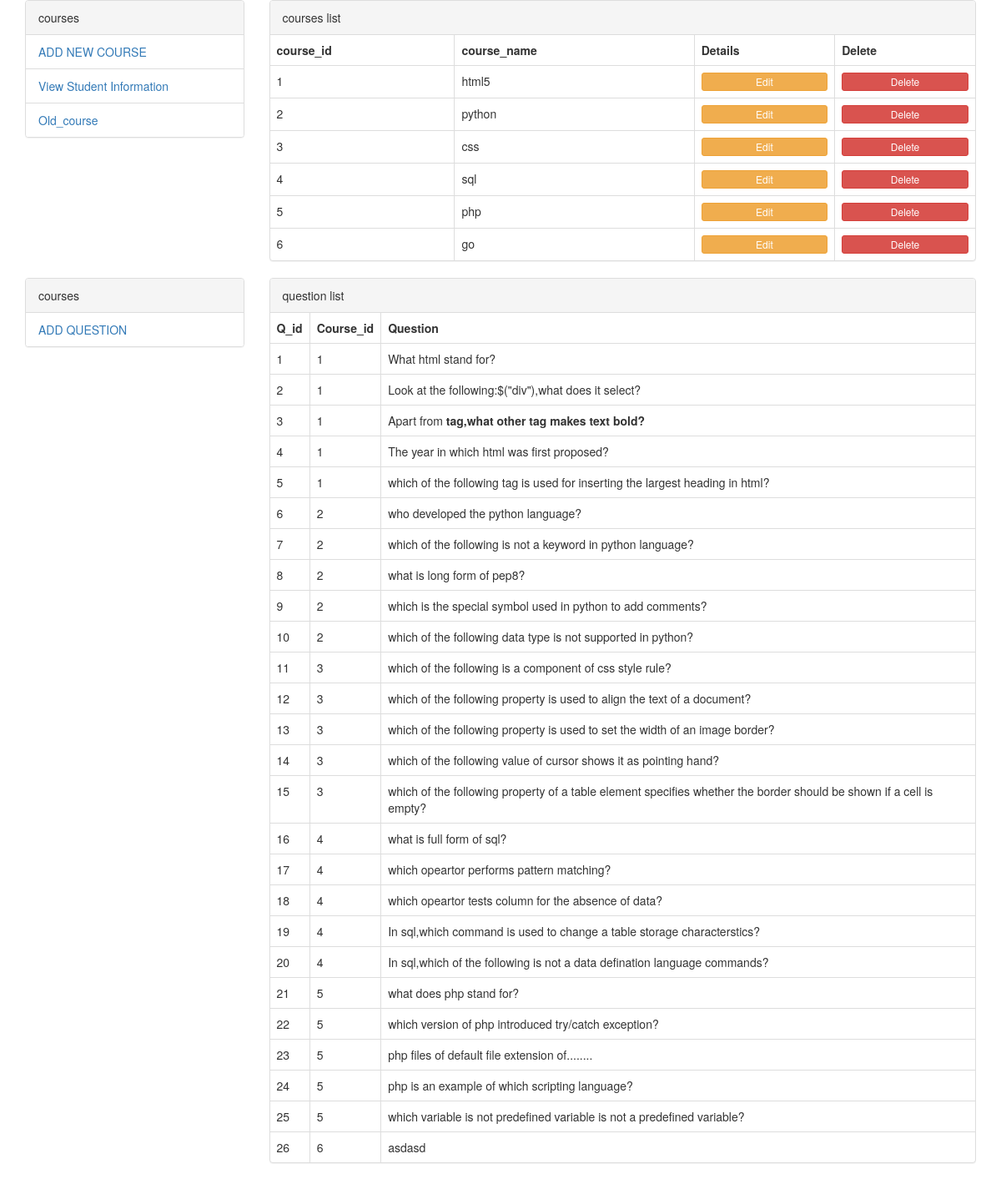
Page /newadminpanel.php (upper part) on the committed database.
### tables this page shows
CREATE TABLE `courses` (
  `course_id` int(11) NOT NULL,
  `course_name` varchar(11) NOT NULL,
  `course_description` varchar(200) NOT NULL,
  `u_id` int(11) NOT NULL
);

CREATE TABLE `questions` (
  `q_id` int(250) NOT NULL,
  `course_id` int(11) NOT NULL,
  `question` varchar(250) NOT NULL,
  `ans_id` int(250) NOT NULL
);

### newadminpanel.php (the view, shortened to what this page needs)
<!DOCTYPE html>
<html lang="en">
<head>
    <link rel="stylesheet" href="https://stackpath.bootstrapcdn.com/bootstrap/3.4.1/css/bootstrap.min.css">
</head>
<body>
    <div class="container">
        <div class="row">
            <div class="col-lg-3 col-md-3">
                <div class="panel panel-default">
                    <div class="panel-heading">courses</div>
                    <ul class="list-group">
                        <li class="list-group-item"><a href="addcourse.php">ADD NEW COURSE</a></li>
                        <li class="list-group-item"><a href="studentdetails.php">View Student Information</a></li>
                        <li class="list-group-item"><a href="newtrigger.php">Old_course</a></li>
                    </ul>
                </div>
            </div>
            <div class="col-lg-9 col-md-9">
                <div class="panel panel-default">
                    <div class="panel-heading">courses list</div>
                    <table class="table table-bordered">
                        <tr>
                            <th>course_id</th>
                            <th>course_name</th>
                            <th>Details</th>
                            <th>Delete</th>
                        </tr>
                        <?php
                    $sql="SELECT * FROM `courses`";
                        $result=mysqli_query($conn,$sql);
                        if(mysqli_num_rows($result)>0)
{
while($courses=mysqli_fetch_assoc($result)){
    ?>
                        <tr>
                            <td><?php echo $courses['course_id'];?></td>
                            <td><?php echo $courses['course_name'];?></td>
                            <td><a href="newcourseupdate.php" class="btn btn-block btn-xs btn-warning">Edit</a></td>
                            <td><a href="coursedelete.php" class="btn btn-block btn-xs btn-danger">Delete</a></td>
                        </tr>
                        <?php
}
}
else{
    echo '0 results';
}
    ?>
                    </table>
                </div>
            </div>
        </div>
    </div>
    <div class="container">
        <div class="row">
            <div class="col-lg-3 col-md-3">
                <div class="panel panel-default">
                    <div class="panel-heading">courses</div>
                    <ul class="list-group">
                        <li class="list-group-item"><a href="addquestion.php">ADD QUESTION</a></li>
                    </ul>
                </div>
            </div>
            <div class="col-lg-9 col-md-9">
                <div class="panel panel-default">
                    <div class="panel-heading">question list</div>
                    <table class="table table-bordered">
                        <tr>
                            <th>Q_id</th>
                            <th>Course_id</th>
                            <th>Question</th>
                        </tr>
                        <?php
                    $sql="SELECT * FROM `questions`";
                        $result=mysqli_query($conn,$sql);
                        if(mysqli_num_rows($result)>0)
{
while($questions=mysqli_fetch_assoc($result)){
    ?>
                        <tr>
                            <td><?php echo $questions['q_id'];?></td>
                            <td><?php echo $questions['course_id'];?></td>
                            <td><?php echo $questions['question'];?></td>
                        </tr>
                        <?php
}
}
else{
    echo '0 results';
}
    ?>
                    </table>
                </div>
            </div>
        </div>
    </div>
</body>
</html>

### rows in the picture
courses: course_id "1", course_name "html5"
courses: course_id "2", course_name "python"
courses: course_id "3", course_name "css"
courses: course_id "4", course_name "sql"
courses: course_id "5", course_name "php"
courses: course_id "6", course_name "go"
questions: q_id "1", course "1", question "What html stand for?"
questions: q_id "2", course "1", question "Look at the following:$(\"div\"),what does it select?"
questions: q_id "3", course "1", question "Apart from tag,what other tag makes text bold?"
questions: q_id "4", course "1", question "The year in which html was first proposed?"
questions: q_id "5", course "1", question "which of the following tag is used for inserting the largest heading in html?"
questions: q_id "6", course "2", question "who developed the python language?"
questions: q_id "7", course "2", question "which of the following is not a keyword in python language?"
questions: q_id "8", course "2", question "what is long form of pep8?"
questions: q_id "9", course "2", question "which is the special symbol used in python to add comments?"
questions: q_id "10", course "2", question "which of the following data type is not supported in python?"
questions: q_id "11", course "3", question "which of the following is a component of css style rule?"
questions: q_id "12", course "3", question "which of the following property is used to align the text of a document?"
questions: q_id "13", course "3", question "which of the following property is used to set the width of an image border?"
questions: q_id "14", course "3", question "which of the following value of cursor shows it as pointing hand?"
questions: q_id "15", course "3", question "which of the following property of a table element specifies whether the border should be shown if a cell is empty?"
questions: q_id "16", course "4", question "what is full form of sql?"
questions: q_id "17", course "4", question "which opeartor performs pattern matching?"
questions: q_id "18", course "4", question "which opeartor tests column for the absence of data?"
questions: q_id "19", course "4", question "In sql,which command is used to change a table storage characterstics?"
questions: q_id "20", course "4", question "In sql,which of the following is not a data defination language commands?"
questions: q_id "21", course "5", question "what does php stand for?"
questions: q_id "22", course "5", question "which version of php introduced try/catch exception?"
questions: q_id "23", course "5", question "php files of default file extension of........"
questions: q_id "24", course "5", question "php is an example of which scripting language?"
questions: q_id "25", course "5", question "which variable is not predefined variable is not a predefined variable?"
questions: q_id "26", course "6", question "asdasd"
